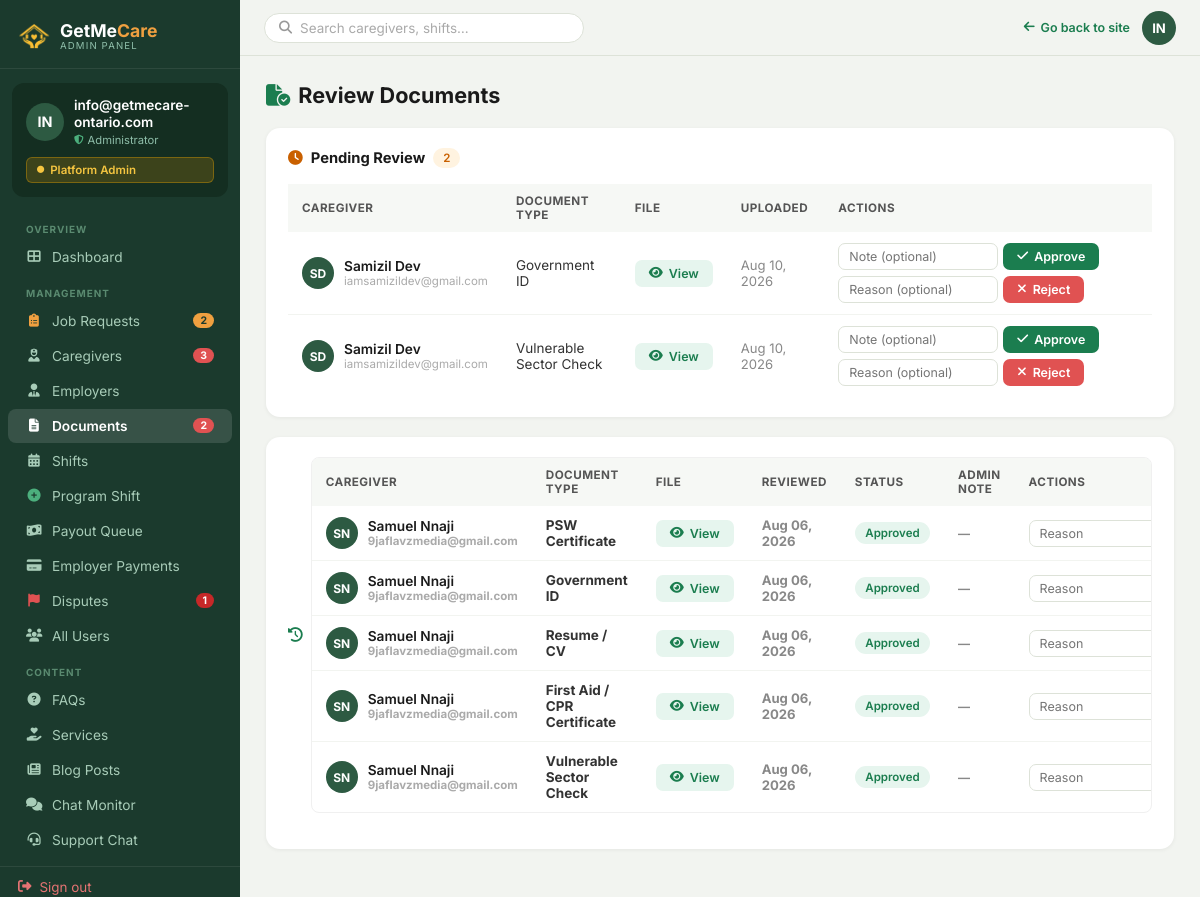
/admin-panel/documents/ (signed in), run on the app's committed database.
### Account/models.py (models this page shows, shortened)
class CustomUser(AbstractUser):
    EMPLOYER = 'employer'
    CAREGIVER = 'caregiver'
    ROLE_CHOICES = [
        (EMPLOYER, 'Employer / Family'),
        (CAREGIVER, 'Caregiver / PSW'),
    ]
    role = models.CharField(
        max_length=20,
        choices=ROLE_CHOICES,
        default=EMPLOYER,
    )
    phone = models.CharField(max_length=20, blank=True)
    @property
    def is_admin(self):
        return self.is_superuser or self.is_staff
    @property
    def is_employer(self):
        return self.role == self.EMPLOYER and not self.is_admin
    @property
    def is_caregiver(self):
        return self.role == self.CAREGIVER and not self.is_admin

class CaregiverDocument(models.Model):
    DOC_PSW_CERT      = 'psw_certificate'
    DOC_VSC           = 'vulnerable_sector_check'
    DOC_GOVERNMENT_ID = 'government_id'
    DOC_FIRST_AID     = 'first_aid'
    DOC_RESUME        = 'resume'
    DOC_OTHER         = 'other'
    DOC_TYPE_CHOICES = [
        (DOC_PSW_CERT,      'PSW Certificate'),
        (DOC_VSC,           'Vulnerable Sector Check'),
        (DOC_GOVERNMENT_ID, 'Government ID'),
        (DOC_FIRST_AID,     'First Aid / CPR Certificate'),
        (DOC_RESUME,        'Resume / CV'),
        (DOC_OTHER,         'Other'),
    ]
    STATUS_PENDING  = 'pending'
    STATUS_APPROVED = 'approved'
    STATUS_REJECTED = 'rejected'
    STATUS_CHOICES = [
        (STATUS_PENDING,  'Pending Review'),
        (STATUS_APPROVED, 'Approved'),
        (STATUS_REJECTED, 'Rejected'),
    ]
    user        = models.ForeignKey(
        CustomUser,
        on_delete=models.CASCADE,
        related_name='documents',
    )
    doc_type    = models.CharField(max_length=30, choices=DOC_TYPE_CHOICES)
    file        = models.FileField(upload_to='caregiver_docs/%Y/%m/')
    status      = models.CharField(max_length=15, choices=STATUS_CHOICES, default=STATUS_PENDING)
    note        = models.TextField(blank=True, help_text='Admin review note')
    uploaded_at = models.DateTimeField(auto_now_add=True)
    reviewed_at = models.DateTimeField(null=True, blank=True)
    class Meta:
        ordering = ['-uploaded_at']

### AdminApp/views.py (the view)
    @login_required(login_url='Account:login')
    def wrapper(request, *args, **kwargs):
        if not (request.user.is_staff or request.user.is_superuser):
            messages.error(request, 'Access denied. Admin account required.')
            return redirect('Account:login')
        return view_func(request, *args, **kwargs)

### templates/AdminApp/review-documents.html (shortened to what this page needs)
{% extends "AdminApp/base_admin.html" %}  {% block content %}
<div class="adm-page-title">
  <i
    class="fas fa-file-circle-check"
    style="color: #1b7d4f; margin-right: 8px"
  ></i
  >Review Documents
</div>
<div class="adm-card" style="margin-bottom: 20px">
  <div class="adm-card-pad">
    <div class="rd-section-head">
      <i class="fas fa-clock" style="color: #c96000"></i>
      Pending Review
      <span class="rd-count">{{ pending|length }}</span>
    </div>
    <div class="scroll-table-wrap">
<table class="adm-table">
      <thead>
        <tr>
          <th>Caregiver</th>
          <th>Document Type</th>
          <th>File</th>
          <th>Uploaded</th>
          <th>Actions</th>
        </tr>
      </thead>
      <tbody>
        {% for doc in pending %}
        <tr>
          <td>
            <div class="doc-caregiver">
              <div class="doc-av">
                {% if doc.user.first_name %}{{ doc.user.first_name|first|upper }}{{ doc.user.last_name|first|upper }}{% else %}{{ doc.user.username|slice:":2"|upper }}{% endif %}
              </div>
              <div>
                <div class="doc-name">
                  {{ doc.user.get_full_name|default:doc.user.username }}
                </div>
                <div class="doc-email">{{ doc.user.email }}</div>
              </div>
            </div>
          </td>
          <td>{{ doc.get_doc_type_display }}</td>
          <td>
<a href="{% url 'AdminApp:serve_document' doc.pk %}" class="adm-btn adm-btn-view" target="_blank"><i class="fas fa-eye"></i> View</a>
          </td>
          <td style="color: #888; font-size: 0.82rem">
            {{ doc.uploaded_at|date:"M d, Y" }}
          </td>
          <td>
            <div class="doc-actions">
              <form
                method="post"
                action="{% url 'AdminApp:approve_document' doc.pk %}"
                style="display: inline-flex; align-items: center; gap: 5px"
              >
                <input
                  type="text"
                  name="note"
                  class="note-input"
                  placeholder="Note (optional)"
                />
                <button type="submit" class="adm-btn adm-btn-green">
                  <i class="fas fa-check"></i> Approve
                </button>
              </form>
              <form
                method="post"
                action="{% url 'AdminApp:reject_document' doc.pk %}"
                style="display: inline-flex; align-items: center; gap: 5px"
              >
                <input
                  type="text"
                  name="note"
                  class="note-input"
                  placeholder="Reason (optional)"
                />
                <button type="submit" class="adm-btn adm-btn-red">
                  <i class="fas fa-times"></i> Reject
                </button>
              </form>
            </div>
          </td>
        </tr>
        {% endfor %}
      </tbody>
    </table>
</div>
  </div>
</div>
<div class="adm-card">
  <div class="adm-card-pad">
    <div class="rd-section-head">
      <i class="fas fa-history" style="color: #1b7d4f"></i>
    <div style="max-height:420px;overflow-y:auto;overflow-x:auto;border-radius:8px;border:1px solid #f0f0f0">
    <div class="scroll-table-wrap">
<table class="adm-table" style="min-width:800px">
      <thead>
        <tr>
          <th>Caregiver</th>
          <th>Document Type</th>
          <th>File</th>
          <th>Reviewed</th>
          <th>Status</th>
          <th>Admin Note</th>
          <th>Actions</th>
        </tr>
      </thead>
      <tbody>
        {% for doc in reviewed %}
        <tr>
          <td>
            <div class="doc-caregiver">
              <div class="doc-av">
                {% if doc.user.first_name %}{{ doc.user.first_name|first|upper }}{{ doc.user.last_name|first|upper }}{% else %}{{ doc.user.username|slice:":2"|upper }}{% endif %}
              </div>
              <div>
                <div class="doc-name">
                  {{ doc.user.get_full_name|default:doc.user.username }}
                </div>
                <div class="doc-email">{{ doc.user.email }}</div>
              </div>
            </div>
          </td>
          <td>{{ doc.get_doc_type_display }}</td>
          <td>
<a href="{% url 'AdminApp:serve_document' doc.pk %}" class="adm-btn adm-btn-view" target="_blank"><i class="fas fa-eye"></i> View</a>
          </td>
          <td style="color: #888; font-size: 0.82rem">
            {{ doc.reviewed_at|date:"M d, Y"|default:"—" }}
          </td>
          <td>
            <span
              class="badge {% if doc.status == 'approved' %}badge-green{% else %}badge-red{% endif %}"
            >
              {{ doc.get_status_display }}
            </span>
          </td>
          <td>
            <span class="note-cell" title="{{ doc.note }}"
              >{{ doc.note|default:"—" }}</span
            >
          </td>
          <td>
            {% if doc.status == 'approved' %}
            <form
              method="post"
              action="{% url 'AdminApp:revoke_document' doc.pk %}"
              style="display: inline-flex; align-items: center; gap: 5px"
            >
              <input
                type="text"
                name="note"
                class="note-input"
                placeholder="Reason"
              />
            </form>
            {% endif %}
          </td>
        </tr>
        {% endfor %}
      </tbody>
    </table>
</div>
    </div>
  </div>
</div>
{% endblock %}

### templates/AdminApp/base_admin.html (shortened to what this page needs)
{% load static %}
<!doctype html>
<html lang="en">
<head>
  <link rel="stylesheet" href="https://cdnjs.cloudflare.com/ajax/libs/font-awesome/6.4.0/css/all.min.css"/>
</head>
<body>
<aside class="adm-sidebar" id="adm-sidebar">
  <div class="adm-logo">
    <a href="{% url 'home' %}">
      <img src="{% static 'Caregiver/images/sitelog.png' %}" alt="GetMeCare Ontario logo" style="width:32px;height:32px;object-fit:contain;filter:brightness(0) saturate(100%) invert(72%) sepia(60%) saturate(600%) hue-rotate(345deg) brightness(105%) contrast(95%)">
      <div>
        <div class="adm-logo-name">GetMe<span style="color:#F0A040">Care</span></div>
        <div class="adm-logo-sub">Admin Panel</div>
      </div>
    </a>
  </div>
  <div class="adm-profile">
    <div class="adm-profile-row">
      <div class="adm-av">{% if request.user.first_name %}{{ request.user.first_name|first|upper }}{{ request.user.last_name|first|upper }}{% else %}{{ request.user.username|slice:":2"|upper }}{% endif %}</div>
      <div>
        <div class="adm-av-name">{{ request.user.get_full_name|default:request.user.username }}</div>
        <div class="adm-av-role"><i class="fas fa-shield-alt" style="color:#4caf7d;font-size:.6rem;"></i> Administrator</div>
      </div>
    </div>
    <div class="adm-badge"><i class="fas fa-circle" style="font-size:.45rem;"></i> Platform Admin</div>
  </div>
  <div class="adm-nav">
    <div class="adm-nav-section">Overview</div>
    <a href="{% url 'AdminApp:dashboard' %}" {% if request.resolver_match.url_name == 'dashboard' %}class="active"{% endif %}>
      <i class="fas fa-th-large"></i> Dashboard
    </a>
    <div class="adm-nav-section">Management</div>
    <a href="{% url 'AdminApp:job_requests' %}" {% if request.resolver_match.url_name in 'job_requests,job_request_matches,admin_create_39_payment_link' %}class="active"{% endif %}>
      <i class="fas fa-clipboard-list" style="color:#f0a040"></i> Job Requests
      {% if open_jobs_count %}<span class="adm-nav-badge" style="background:#f0a040;color:#1b3a2d">{{ open_jobs_count }}</span>{% endif %}
    </a>
    <a href="{% url 'AdminApp:manage_caregivers' %}" {% if request.resolver_match.url_name == 'manage_caregivers' %}class="active"{% endif %}>
      <i class="fas fa-user-nurse"></i> Caregivers
      {% if pending_profiles %}<span class="adm-nav-badge">{{ pending_profiles }}</span>{% endif %}
    </a>
    <a href="{% url 'AdminApp:manage_employers' %}" {% if request.resolver_match.url_name == 'manage_employers' %}class="active"{% endif %}>
      <i class="fas fa-user-tie"></i> Employers
    </a>
    <a href="{% url 'AdminApp:review_documents' %}" {% if request.resolver_match.url_name == 'review_documents' %}class="active"{% endif %}>
      <i class="fas fa-file-alt"></i> Documents
      {% if pending_docs %}<span class="adm-nav-badge">{{ pending_docs }}</span>{% endif %}
    </a>
    <a href="{% url 'AdminApp:manage_shifts' %}" {% if request.resolver_match.url_name == 'manage_shifts' %}class="active"{% endif %}>
      <i class="fas fa-calendar-alt"></i> Shifts
    </a>
    <a href="{% url 'AdminApp:program_shift' %}" {% if request.resolver_match.url_name == 'program_shift' %}class="active"{% endif %}>
      <i class="fas fa-plus-circle" style="color:#4caf7d"></i> Program Shift
    </a>
    <a href="{% url 'AdminApp:payout_queue' %}" {% if request.resolver_match.url_name == 'payout_queue' %}class="active"{% endif %}>
      <i class="fas fa-money-bill-wave"></i> Payout Queue
    </a>
    <a href="{% url 'AdminApp:employer_payments' %}" {% if request.resolver_match.url_name == 'employer_payments' %}class="active"{% endif %}>
      <i class="fas fa-credit-card"></i> Employer Payments
    </a>
    <a href="{% url 'AdminApp:dispute_list' %}" {% if request.resolver_match.url_name == 'dispute_list' or request.resolver_match.url_name == 'dispute_detail' %}class="active"{% endif %}>
      <i class="fas fa-flag" style="color:#e05252"></i> Disputes
      {% if counts.open %}<span class="adm-nav-badge" style="background:#c62828">{{ counts.open }}</span>{% endif %}
    </a>
    <a href="{% url 'AdminApp:manage_users' %}" {% if request.resolver_match.url_name == 'manage_users' %}class="active"{% endif %}>
      <i class="fas fa-users"></i> All Users
    </a>
    <div class="adm-nav-section">Content</div>
    <a href="{% url 'AdminApp:faq_list' %}" {% if request.resolver_match.url_name == 'faq_list' or request.resolver_match.url_name == 'faq_add' or request.resolver_match.url_name == 'faq_edit' %}class="active"{% endif %}>
      <i class="fas fa-question-circle"></i> FAQs
    </a>
    <a href="{% url 'AdminApp:service_list' %}" {% if request.resolver_match.url_name == 'service_list' or request.resolver_match.url_name == 'service_add' or request.resolver_match.url_name == 'service_edit' %}class="active"{% endif %}>
      <i class="fas fa-hand-holding-heart"></i> Services
    </a>
    <a href="{% url 'AdminApp:blog_list' %}" {% if request.resolver_match.url_name == 'blog_list' or request.resolver_match.url_name == 'blog_add' or request.resolver_match.url_name == 'blog_edit' %}class="active"{% endif %}>
      <i class="fas fa-newspaper"></i> Blog Posts
    </a>
    <a href="{% url 'admin_chat_monitor' %}" {% if request.resolver_match.url_name == 'admin_chat_monitor' %}class="active"{% endif %}>
      <i class="fas fa-comments"></i> Chat Monitor
    </a>
    <a href="{% url 'admin_support' %}" {% if request.resolver_match.url_name == 'admin_support' %}class="active"{% endif %}>
      <i class="fas fa-headset"></i> Support Chat
    </a>
  </div>
  <div class="adm-signout">
    <a href="{% url 'Account:logout' %}"><i class="fas fa-sign-out-alt"></i> Sign out</a>
  </div>
</aside>
<div class="adm-topbar">
  <form method="get" action="" class="adm-search-bar-wrap" style="flex:1;max-width:320px;">
    <div class="adm-search">
      <i class="fas fa-search"></i>
      <input type="text" name="q" placeholder="Search caregivers, shifts…" value="{{ request.GET.q|default:'' }}">
    </div>
  </form>
  <div class="adm-topbar-right" style="display:flex;align-items:center;gap:12px;margin-left:auto;">
    <a href="{% url 'home' %}" class="adm-back">
      <i class="fas fa-arrow-left"></i> Go back to site
    </a>
    <div class="adm-topbar-av">{% if request.user.first_name %}{{ request.user.first_name|first|upper }}{{ request.user.last_name|first|upper }}{% else %}{{ request.user.username|slice:":2"|upper }}{% endif %}</div>
  </div>
</div>
<main class="adm-main">
  <div class="adm-content">
    {% block content %}{% endblock %}
  </div>
</main>
  </body>
</html>

### data on the page
CustomUser: user.username "IN", user.get_full_name "info@getmecare-ontario.com"
CaregiverDocument: user.first_name|first "S", user.last_name|first "D", user.get_full_name "Samizil Dev", user.email "iamsamizildev@gmail.com", doc_type "Government ID", uploaded_at "Aug 10, 2026"
CaregiverDocument: user.first_name|first "S", user.last_name|first "D", user.get_full_name "Samizil Dev", user.email "iamsamizildev@gmail.com", doc_type "Vulnerable Sector Check", uploaded_at "Aug 10, 2026"
CaregiverDocument: user.first_name|first "S", user.last_name|first "N", user.get_full_name "Samuel Nnaji", user.email "9jaflavzmedia@gmail.com", doc_type "PSW Certificate", reviewed_at "Aug 06, 2026", status "Approved", note "—"
CaregiverDocument: user.first_name|first "S", user.last_name|first "N", user.get_full_name "Samuel Nnaji", user.email "9jaflavzmedia@gmail.com", doc_type "Government ID", reviewed_at "Aug 06, 2026", status "Approved", note "—"
CaregiverDocument: user.first_name|first "S", user.last_name|first "N", user.get_full_name "Samuel Nnaji", user.email "9jaflavzmedia@gmail.com", doc_type "Resume / CV", reviewed_at "Aug 06, 2026", status "Approved", note "—"
CaregiverDocument: user.first_name|first "S", user.last_name|first "N", user.get_full_name "Samuel Nnaji", user.email "9jaflavzmedia@gmail.com", doc_type "First Aid / CPR Certificate", reviewed_at "Aug 06, 2026", status "Approved", note "—"
CaregiverDocument: user.first_name|first "S", user.last_name|first "N", user.get_full_name "Samuel Nnaji", user.email "9jaflavzmedia@gmail.com", doc_type "Vulnerable Sector Check", reviewed_at "Aug 06, 2026", status "Approved", note "—"

### other printed values
{{ open_jobs_count }} "2"
{{ pending_profiles }} "3"
{{ pending_docs }} "2"
{{ counts.open }} "1"
{{ pending|length }} "2"
